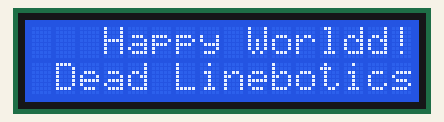
Recording of a sketch running on a simulated Arduino Uno, built with avr-gcc and run on an emulated ATmega328P. Shown: 16×2 character LCD.

Above: at 0.2 s.
At 2.2 s:
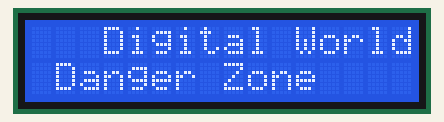
At 4.2 s:
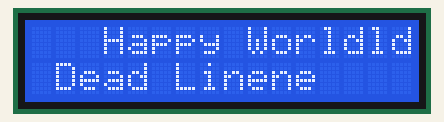

The sketch:

Arduno_Crystal.ino
```cpp
#include <Wire.h>
#include <LiquidCrystal_I2C.h>

LiquidCrystal_I2C lcd(0x27,16,2);

void setup() {
  lcd.init();// Initilize LCD

  // Print a message on the LCD

  lcd.backlight();
  lcd.setCursor(3,0);
  lcd.print("Hello, World!");
  lcd.setCursor(1,1);
  lcd.print("Mobile Robotics");


}

void loop() {
  lcd.setCursor(3,0);
  lcd.print("Happy World");
  lcd.setCursor(1,1);
  lcd.print("Dead Line");// put your main code here, to run repeatedly:
  delay(2000);
  lcd.clear();
  lcd.setCursor(3,0);
  lcd.print("Digital World!");
  lcd.setCursor(1,1);
  lcd.print("Danger Zone");
  delay(2000);
}
```

Measured:
- what the display in image 1 shows lasts 2.1 s, from 2.1 s to 4.2 s
